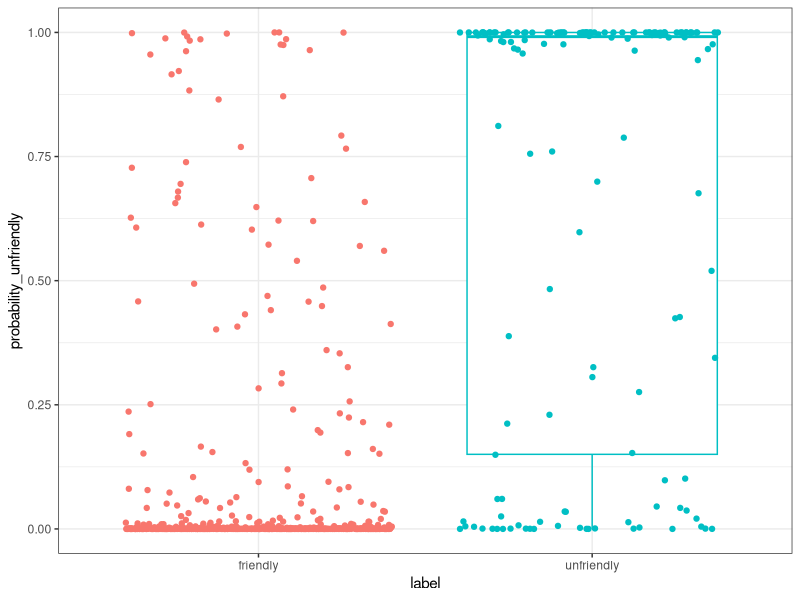

This figure's R source:
library(tidyverse)
library(writexl)

data = read_tsv("CNN_Metrics_final/predictions.tsv")

ggplot(data = data, aes(x = label, y = probability_unfriendly, col = label)) +
  geom_boxplot(outlier.shape = NA) +
  geom_jitter(height = 0) +
  theme_bw() +
  guides(color = FALSE)


misclassification_summary1 = arrange(data, probability_unfriendly) %>%
  filter(label == "unfriendly") %>%
  head(n = 10)

misclassification_summary2 = arrange(data, desc(probability_unfriendly)) %>%
  filter(label == "friendly") %>%
  head(n = 10)

bind_rows(misclassification_summary1, misclassification_summary2) %>%
  write_xlsx("CNN_Top_Misclassifications.xlsx")